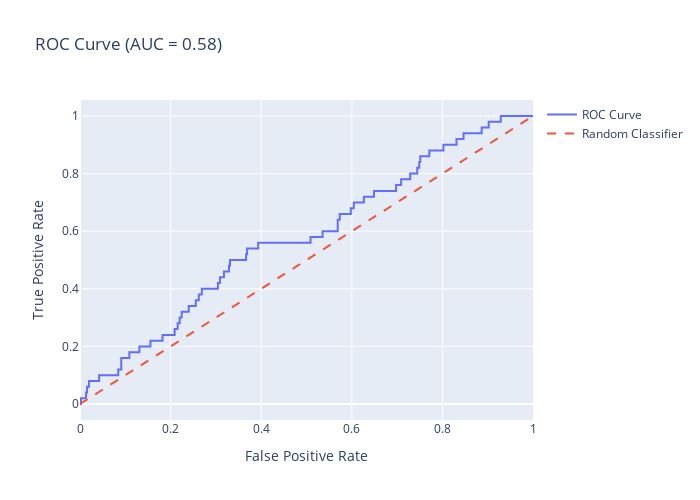

Notebook code for this chart:
### Markdown cell above
10. **ROC Curve and AUC (Plotly)**  
   Plot the ROC curve using Plotly. Report and interpret the AUC value. Is the model a good classifier?

### Code cell
from sklearn.linear_model import LogisticRegression
from sklearn.metrics import roc_curve, roc_auc_score
import plotly.graph_objects as go

# Variables
X = df[["age", "watch_time_per_week", "watched_trailer", "exposure_time"]]
y = df["clicked"]

# Entrenar modelo
model = LogisticRegression()
model.fit(X, y)

# Probabilidades de clase positiva
y_scores = model.predict_proba(X)[:, 1]

# Calcular curva ROC
fpr, tpr, thresholds = roc_curve(y, y_scores)
auc = roc_auc_score(y, y_scores)

# Graficar con Plotly
fig = go.Figure()

fig.add_trace(go.Scatter(x=fpr, y=tpr, mode='lines', name='ROC Curve'))
fig.add_trace(go.Scatter(x=[0, 1], y=[0, 1], mode='lines', name='Random Classifier', line=dict(dash='dash')))
fig.update_layout(
    title=f'ROC Curve (AUC = {auc:.2f})',
    xaxis_title='False Positive Rate',
    yaxis_title='True Positive Rate',
    width=700,
    height=500
)
fig.show()

### Figure 1 — Plotly figure (JSON) as saved in the notebook; plotly's stock layout.template omitted (floating-point values rounded to 4 significant figures)
{"data": [{"mode": "lines", "name": "ROC Curve", "type": "scatter", "x": [0, 0.002222, 0.002222, 0.01333, 0.01333, 0.01556, 0.01556, 0.02, 0.02, 0.04222, 0.04222, 0.08444, 0.08444, 0.09111, 0.09111, 0.1089, 0.1089, 0.1311, 0.1311, 0.1556, 0.1556, 0.1822, 0.1822, 0.2089, 0.2089, 0.2156, 0.2156, 0.22, 0.22, 0.2244, 0.2244, 0.24, 0.24, 0.2556, 0.2556, 0.2622, 0.2622, 0.2689, 0.2689, 0.3044, 0.3044, 0.3089, 0.3089, 0.3178, 0.3178, 0.3289, 0.3289, 0.3311, 0.3311, 0.3667, 0.3667, 0.3689, 0.3689, 0.3933, 0.3933, 0.5089, 0.5089, 0.5356, 0.5356, 0.5689, 0.5689, 0.5733, 0.5733, 0.5978, 0.5978, 0.6044, 0.6044, 0.6267, 0.6267, 0.6489, 0.6489, 0.6978, 0.6978, 0.7089, 0.7089, 0.7289, 0.7289, 0.7444, 0.7444, 0.7489, 0.7489, 0.7511, 0.7511, 0.7711, 0.7711, 0.8022, 0.8022, 0.8311, 0.8311, 0.8467, 0.8467, 0.8867, 0.8867, 0.9022, 0.9022, 0.9289, 0.9289, 1], "y": [0, 0, 0.02, 0.02, 0.04, 0.04, 0.06, 0.06, 0.08, 0.08, 0.1, 0.1, 0.12, 0.12, 0.16, 0.16, 0.18, 0.18, 0.2, 0.2, 0.22, 0.22, 0.24, 0.24, 0.26, 0.26, 0.28, 0.28, 0.3, 0.3, 0.32, 0.32, 0.34, 0.34, 0.36, 0.36, 0.38, 0.38, 0.4, 0.4, 0.42, 0.42, 0.44, 0.44, 0.46, 0.46, 0.48, 0.48, 0.5, 0.5, 0.52, 0.52, 0.54, 0.54, 0.56, 0.56, 0.58, 0.58, 0.6, 0.6, 0.64, 0.64, 0.66, 0.66, 0.68, 0.68, 0.7, 0.7, 0.72, 0.72, 0.74, 0.74, 0.76, 0.76, 0.78, 0.78, 0.8, 0.8, 0.82, 0.82, 0.84, 0.84, 0.86, 0.86, 0.88, 0.88, 0.9, 0.9, 0.92, 0.92, 0.94, 0.94, 0.96, 0.96, 0.98, 0.98, 1, 1]}, {"line": {"dash": "dash"}, "mode": "lines", "name": "Random Classifier", "type": "scatter", "x": [0, 1], "y": [0, 1]}], "layout": {"height": 500, "title": {"text": "ROC Curve (AUC = 0.58)"}, "width": 700, "xaxis": {"title": {"text": "False Positive Rate"}}, "yaxis": {"title": {"text": "True Positive Rate"}}}}
